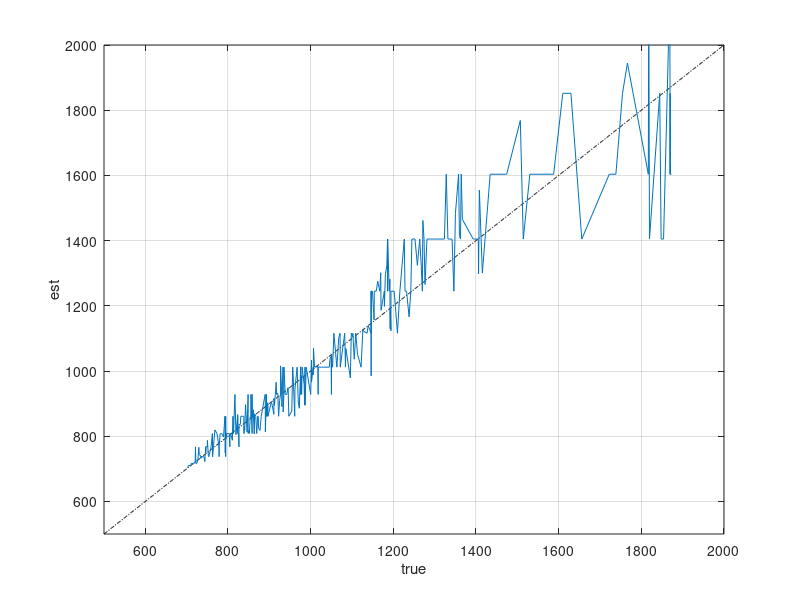

Here is the MATLAB script that generated this plot:

% PD-80R:
x_pd80r = [1025.33 700.00 8 407.35 5.56
1192.32 700.00 9 627.78 14.54
804.60 700.00 4 689.07 1.98
794.57 700.00 4 683.59 1.96
1071.58 700.00 8 534.07 7.29
1362.48 700.00 11 495.48 39.11
1346.50 700.00 10 549.48 22.85
1754.45 700.00 13 401.91 135.09
1722.40 700.00 12 520.34 82.43
1514.40 700.00 11 570.35 45.02
1190.39 700.00 10 599.89 24.95
1153.38 700.00 9 644.89 14.94
986.43 700.00 6 672.90 3.76
877.44 700.00 5 662.44 2.58
778.52 700.00 3 666.52 1.49
920.51 700.00 7 594.49 5.05
1146.48 700.00 10 556.45 23.14
1271.41 700.00 11 629.40 49.69
916.48 700.00 7 664.97 5.65
1169.47 700.00 10 641.94 26.70
1226.45 700.00 11 582.91 46.02
1017.46 700.00 8 629.45 8.59
869.45 700.00 5 650.96 2.54
851.47 700.00 5 642.47 2.50
1105.46 700.00 8 644.95 8.80
746.49 700.00 4 644.98 1.85
792.52 700.00 6 634.03 3.55
720.55 700.00 2 682.55 1.25
914.55 700.00 7 574.55 4.88
816.75 700.00 7 496.25 4.22
701.72 700.00 1 682.72 1.09
762.72 700.00 3 659.22 1.47
784.72 700.00 5 618.70 2.41
848.74 700.00 5 624.72 2.43
871.71 700.00 6 643.71 3.60
825.71 700.00 5 633.71 2.47
753.73 700.00 3 643.23 1.44
858.71 700.00 6 640.20 3.58
734.71 700.00 3 630.21 1.41
826.67 700.00 5 677.67 2.64
741.66 700.00 3 648.66 1.45
744.63 700.00 3 647.65 1.44
704.65 700.00 1 694.15 1.11
848.59 700.00 7 601.09 5.11
863.53 700.00 4 698.55 2.00
972.52 700.00 6 665.52 3.72
855.53 700.00 7 606.01 5.15
778.52 700.00 4 630.01 1.81
1018.49 700.00 8 626.46 8.55
904.44 700.00 6 679.94 3.80
922.43 700.00 6 642.42 3.59
1050.42 700.00 8 655.40 8.94
933.43 700.00 6 656.40 3.67
1026.37 700.00 8 605.38 8.26
986.35 700.00 8 619.37 8.45
985.40 700.00 6 673.87 3.77
823.36 700.00 5 606.36 2.36
729.40 700.00 3 698.40 1.56
721.39 700.00 4 661.88 1.90
838.36 700.00 5 638.36 2.49
768.36 700.00 5 663.86 2.59
1146.30 700.00 10 555.30 23.10
1126.30 700.00 9 626.76 14.52
1170.28 700.00 9 663.25 15.37
1146.27 700.00 9 612.23 14.18
1162.23 700.00 10 627.20 26.09
1186.16 700.00 11 528.65 41.73
1056.15 700.00 9 586.13 13.58
947.15 700.00 6 633.64 3.55
819.17 700.00 4 696.66 2.00
746.16 700.00 3 685.16 1.53
986.14 700.00 8 512.61 7.00
839.14 700.00 5 639.62 2.49
1238.13 700.00 9 650.56 15.07
1139.08 700.00 9 633.57 14.68
1367.07 700.00 11 631.00 49.81
1306.00 700.00 11 570.97 45.07
1109.04 700.00 9 617.00 14.30
860.08 700.00 6 633.08 3.54
874.14 700.00 5 667.14 2.60
1342.07 700.00 11 492.06 38.84
1186.06 700.00 11 558.55 44.09
1328.03 700.00 12 501.00 79.37
1306.01 700.00 11 478.98 37.81
1102.02 700.00 9 603.49 13.98
1332.02 700.00 11 440.47 34.77
1609.95 700.00 13 461.91 155.26
1258.19 700.00 10 654.67 27.23
858.30 700.00 5 612.82 2.39
858.36 700.00 7 543.34 4.62
979.36 700.00 8 560.33 7.65
1270.33 700.00 10 604.78 25.15
1364.29 700.00 12 452.75 71.72
977.33 700.00 7 680.81 5.79
1127.26 700.00 9 623.27 14.44
1290.24 700.00 11 482.70 38.10
1393.24 700.00 11 529.66 41.81
1136.23 700.00 9 572.19 13.26
895.23 700.00 6 586.72 3.28
838.28 700.00 6 617.78 3.46
724.27 700.00 2 679.28 1.25
864.30 700.00 6 651.82 3.65
920.32 700.00 7 581.80 4.94
912.31 700.00 6 672.80 3.76
773.30 700.00 5 591.79 2.30
794.32 700.00 3 653.30 1.46
793.30 700.00 3 682.30 1.52
806.33 700.00 5 628.31 2.45
746.39 700.00 3 683.39 1.52
840.40 700.00 5 662.89 2.58
930.39 700.00 6 669.36 3.75
1022.36 700.00 8 562.83 7.68
1063.37 700.00 8 420.34 5.74
1146.31 700.00 7 679.79 5.78
1113.31 700.00 8 655.78 8.95
1242.30 700.00 10 390.75 16.25
1300.24 700.00 11 515.20 40.67
1274.22 700.00 11 553.66 43.71
1306.19 700.00 11 514.62 40.62
1406.16 700.00 10 640.07 26.62
1408.09 700.00 11 675.55 53.33
1045.10 700.00 8 585.59 7.99
794.25 700.00 5 652.71 2.54
789.22 700.00 4 690.21 1.98
911.17 700.00 6 690.18 3.86
970.19 700.00 6 678.66 3.80
794.18 700.00 5 659.68 2.57
890.16 700.00 7 622.64 5.29
933.13 700.00 8 582.13 7.94
749.14 700.00 4 663.13 1.90
762.28 700.00 5 549.27 2.14
870.26 700.00 5 668.24 2.60
733.26 700.00 3 648.76 1.45
896.24 700.00 6 679.23 3.80
734.24 700.00 2 694.73 1.28
778.28 700.00 4 648.27 1.86
846.29 700.00 5 657.77 2.56
935.41 700.00 8 607.41 8.29
730.45 700.00 3 676.94 1.51
956.41 700.00 8 574.91 7.85
1252.37 700.00 11 495.35 39.10
1415.36 700.00 10 641.30 26.67
1530.29 700.00 12 446.27 70.70
1178.29 700.00 10 583.26 24.26
1194.28 700.00 10 547.75 22.78
1194.25 700.00 9 623.73 14.45
1018.23 700.00 8 585.22 7.99
1474.19 700.00 12 570.63 90.40
927.20 700.00 8 630.67 8.61
989.17 700.00 8 588.16 8.03
1190.15 700.00 10 548.12 22.80
984.14 700.00 7 660.12 5.61
750.19 700.00 4 680.70 1.95
727.18 700.00 2 690.69 1.27
1018.17 700.00 7 535.18 4.55
1049.38 700.00 8 650.32 8.87
890.39 700.00 5 658.89 2.57
938.38 700.00 7 596.40 5.07
752.43 700.00 3 673.94 1.50
945.40 700.00 7 652.40 5.54
1178.39 700.00 9 670.87 15.54
1082.35 700.00 9 575.34 13.33
1009.34 700.00 8 592.84 8.09
1192.34 700.00 9 666.30 15.44
1228.28 700.00 10 607.75 25.28
1098.28 700.00 9 576.26 13.35
1050.27 700.00 7 629.26 5.35
837.30 700.00 6 619.79 3.47
858.31 700.00 7 590.79 5.02
813.35 700.00 5 618.33 2.41
917.42 700.00 7 626.38 5.32
826.42 700.00 4 659.42 1.89
823.44 700.00 6 649.93 3.64
880.42 700.00 6 625.41 3.50
842.39 700.00 6 674.38 3.77
954.38 700.00 6 658.87 3.69
961.42 700.00 6 632.39 3.54
794.39 700.00 6 603.90 3.38
1068.09 1045.42 8 691.06 1.49
1655.98 1279.38 11 584.94 1.83
1816.91 912.12 12 359.38 1.30
1847.84 958.72 11 438.33 1.37
1869.88 845.82 12 333.26 1.21
1587.82 982.95 12 387.29 1.40
975.83 951.28 8 628.83 1.36
829.82 797.38 5 678.33 1.14
896.82 774.12 6 613.32 1.11
1215.80 1001.06 10 524.27 1.43
1869.79 1239.02 12 488.18 1.77
1853.75 1147.61 11 524.70 1.64
1869.78 1211.04 12 477.16 1.73
1819.69 606.22 11 277.17 0.87
1869.69 748.97 12 295.10 1.07
1872.66 1427.71 12 562.53 2.04
1869.76 1068.54 13 358.15 1.53
1629.68 1131.15 13 379.14 1.62
1191.67 1204.17 10 630.65 1.72
1276.64 1186.93 10 621.62 1.70
1405.59 1036.92 11 474.08 1.48
1323.56 939.52 11 429.55 1.34
1844.50 1050.03 13 351.95 1.50
1869.48 1333.47 12 525.39 1.90
1738.41 904.52 12 356.39 1.29
1726.39 1154.43 12 454.85 1.65
1869.39 1279.17 13 428.75 1.83
1136.35 1024.71 9 606.84 1.46
1281.32 1233.11 11 563.78 1.76
804.53 720.90 4 650.02 1.03
810.53 755.27 4 681.02 1.08
1158.49 1028.15 10 538.46 1.47
1149.44 1153.12 10 603.91 1.65
1766.35 1841.64 13 617.28 2.63
1167.32 1111.84 10 582.29 1.59
1434.28 1411.71 12 556.22 2.02
1350.24 1400.27 11 640.21 2.00
1184.26 1249.16 10 654.21 1.78
1507.22 1684.34 12 663.64 2.41
839.21 790.77 5 672.71 1.13
1101.21 1047.87 8 692.68 1.50
1006.19 936.56 7 682.17 1.34
927.19 859.68 7 626.17 1.23
893.18 681.80 6 540.18 0.97
930.18 841.12 7 612.66 1.20
1071.14 902.77 9 534.63 1.29
855.14 780.84 6 618.64 1.12
746.15 709.39 4 639.65 1.01
967.15 855.67 8 565.62 1.22
716.15 677.44 2 660.14 0.97
1084.14 810.26 8 535.61 1.16
777.12 744.84 4 671.61 1.06
867.12 802.26 6 635.61 1.15
823.12 748.62 6 593.11 1.07
1030.11 856.36 8 566.09 1.22
1006.10 775.40 8 512.57 1.11
1002.09 914.43 7 666.05 1.31
1000.06 803.90 7 585.55 1.15
851.07 778.25 5 662.05 1.11
978.10 862.30 7 628.08 1.23
744.11 703.06 2 685.10 1.00
935.13 867.15 7 631.62 1.24
1085.12 1009.92 8 667.59 1.44
722.12 690.75 2 673.11 0.99
1186.11 1097.07 10 574.56 1.57
1202.06 944.26 10 494.53 1.35
1232.02 950.87 10 497.99 1.36
803.03 767.05 5 652.53 1.10
746.02 711.48 4 641.53 1.02
759.02 733.65 4 661.53 1.05
797.05 731.81 5 622.55 1.05
1053.02 944.00 8 624.01 1.35
824.02 770.57 5 655.52 1.10
782.02 745.29 5 634.02 1.06
1002.00 972.67 8 642.97 1.39
1817.88 1146.91 14 322.82 1.64
1359.88 1326.18 11 606.34 1.89
1613.81 1312.03 13 439.77 1.87
1263.80 1261.51 11 576.77 1.80
1230.79 973.35 10 509.77 1.39
1340.79 907.14 11 414.75 1.30
1006.81 1010.96 8 668.28 1.44
889.82 864.66 7 629.80 1.24
854.03 793.31 6 628.52 1.13
920.02 878.66 7 640.00 1.26
906.00 855.76 6 678.00 1.22
942.02 835.42 7 608.50 1.19
802.02 764.69 5 650.52 1.09
893.01 812.75 7 591.99 1.16
1096.00 926.65 7 674.96 1.32
1153.98 971.80 10 508.95 1.39
1266.93 1264.81 10 662.41 1.81
1244.90 1117.41 11 510.89 1.60
1357.89 1257.16 12 495.33 1.80
860.88 835.41 6 661.88 1.19
1868.84 1730.91 14 487.20 2.47
1299.78 1166.32 11 533.25 1.67
1180.77 1220.58 10 639.24 1.74
956.80 882.36 8 583.27 1.26
732.90 716.40 3 675.88 1.02
1046.86 977.80 8 646.36 1.40
811.91 760.34 6 602.40 1.09
924.90 864.47 6 684.90 1.23
709.94 697.43 1 692.94 1.00
764.93 738.53 4 665.92 1.06
801.92 761.05 5 647.42 1.09
716.00 693.73 2 676.01 0.99
796.99 758.78 5 645.49 1.08
961.97 890.95 7 648.95 1.27
830.98 795.75 6 630.46 1.14
930.96 804.45 7 585.95 1.15
910.97 820.98 6 650.44 1.17
701.96 684.87 1 680.46 0.98
929.96 751.58 7 547.44 1.07
780.96 721.12 5 613.46 1.03
710.95 692.12 2 674.44 0.99
750.00 614.94 4 554.49 0.88
873.01 744.69 6 590.00 1.06
976.00 813.42 7 592.48 1.16
1121.98 873.56 8 577.45 1.25
1209.95 990.20 9 586.40 1.41
1052.90 858.34 8 567.39 1.23
1471.84 1331.91 12 524.78 1.90
1868.84 1242.37 14 349.69 1.77];

% PD8: (mean_neighbor_x)
x_pd8 = [824.64 746.34 1 606.65 1.07
859.65 802.93 1 652.65 1.15
795.63 1627.94 3 252.14 2.33
964.62 513.46 2 224.13 0.73
997.56 632.43 2 276.06 0.90
747.56 534.62 1 434.56 0.76
1360.49 903.81 2 303.99 1.29
1867.54 780.12 2 340.53 1.11
1867.61 676.04 2 295.10 0.97
1674.83 870.12 2 379.82 1.24
1867.77 866.55 2 378.26 1.24
1680.80 754.39 2 329.30 1.08
1053.82 723.53 2 315.83 1.03
1092.79 468.05 2 204.31 0.67
1112.77 400.42 2 174.79 0.57
1514.75 702.80 2 306.78 1.00
1665.76 706.82 2 289.26 1.01
763.72 590.19 1 479.73 0.84
779.71 548.35 1 445.71 0.78
1018.66 399.01 2 174.18 0.57
1088.64 428.75 2 187.16 0.61
1103.61 475.29 2 202.13 0.68
1070.60 641.67 2 280.10 0.92
903.57 632.47 2 276.08 0.90
1252.56 771.47 1 627.07 1.10
996.57 852.35 2 372.06 1.22
941.56 607.22 1 493.57 0.87
969.55 398.77 2 174.07 0.57
763.57 535.26 1 435.07 0.76
1867.59 718.37 2 313.58 1.03
1849.72 935.17 2 408.22 1.34
1867.67 561.66 2 245.17 0.80
1405.63 652.97 2 254.64 0.93
984.65 423.06 2 184.67 0.60
1186.64 457.40 2 199.66 0.65
1465.67 565.09 2 246.67 0.81
1867.65 591.38 2 258.15 0.84
1867.85 857.57 2 374.34 1.23];


close all;

x = x_pd80r;

[~, idx] = sort(x(:,1));
x = x(idx,:);

%figure; plot(x);

y = x;

% amplification_compensation = amplification_mapping[min ( length_ampmap - 1, 1 + number_overloaded_samples )] * mean_neighbor / new_clip_level;

ampmap_const_step     = 0.053; % PD80R
%ampmap_const_step     = 0.4; % PD8
clip_limit            = 700;

amplification_mapping = transpose(10 .^ ([0:ampmap_const_step:ampmap_const_step * 20] .^ 2));
amplification_mapping(amplification_mapping > 5) = 5; % never to higher than 5
%amplification_compensation = amplification_mapping(1 + y(:, 3)) .* y(:, 4) ./ clip_limit;


% new test -> enable new test by enabling the last line of this block
ampmap_const_step     = 0.045; % PD80R
amplification_mapping = transpose(10 .^ ([0:ampmap_const_step:ampmap_const_step * 20] .^ 2));
amplification_mapping(amplification_mapping > 5) = 5; % never to higher than 5
a_low  = amplification_mapping(1 + y(:, 3));
a_high = amplification_mapping(1 + y(:, 3) + 1);
r      = y(:, 4) ./ clip_limit;
a_diff = a_high - a_low;
%amplification_compensation = amplification_mapping(1 + y(:, 3)) + r .* a_diff;


% new test -> enable new test by enabling the last line of this block
ampmap_const_step          = 0.05;%0.09;%0.05; % PD80R
amplification_mapping      = transpose(10 .^ ([0:ampmap_const_step:ampmap_const_step * 20] .^ 2));
amplification_mapping(amplification_mapping > 5) = 5; % never to higher than 5
a_low                      = amplification_mapping(1 + y(:, 3));
a_high                     = amplification_mapping(1 + y(:, 3) + 1);
a_diff                     = a_high - a_low;
a_diff_abs                 = a_diff * clip_limit ./ a_low;
neighbor_to_limit_abs      = (y(:, 4) - (clip_limit - a_diff_abs));
neighbor_to_limit_abs      = max(0, min(a_diff_abs, neighbor_to_limit_abs));
amplification_compensation = a_low + neighbor_to_limit_abs ./ a_diff_abs .* a_diff;


% new test2 -> enable new test by enabling the last line of this block
ampmap_const_step     = 0.055; % PD80R
amplification_mapping = transpose(10 .^ ([0:ampmap_const_step:ampmap_const_step * 20] .^ 2));
%amplification_compensation = amplification_mapping(1 + y(:, 3)) + y(:, 4) / clip_limit - 1;



%figure; plot(20 * log10(700:2000), 20 * log10(700:2000), 'k-.');
%xlabel('true'); ylabel('est'); grid on; hold on;
%plot(20 * log10(y(:, 1)), 20 * log10(clip_limit * amplification_compensation));

figure; plot(500:2000, 500:2000, 'k-.');axis([500, 2000, 500, 2000]);
xlabel('true'); ylabel('est'); grid on; hold on;
plot(y(:, 1), clip_limit * amplification_compensation);

%figure; plot(y(:, 1)); grid on; hold on;
%plot(clip_limit * amplification_compensation, 'g')
%plot(y(:, 4), 'r')

%plot(amplification_compensation); grid on; hold on; plot(y(:, 5))
%plot(20 * log10(amplification_compensation)); grid on; hold on; plot(20 * log10(y(:, 5)))


%figure;plot(y(:,3))
